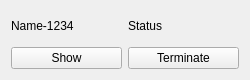
<?xml version="1.0" encoding="UTF-8"?>
<ui version="4.0">
 <class>Process</class>
 <widget class="QWidget" name="Process">
  <property name="geometry">
   <rect>
    <x>0</x>
    <y>0</y>
    <width>250</width>
    <height>80</height>
   </rect>
  </property>
  <property name="sizePolicy">
   <sizepolicy hsizetype="Fixed" vsizetype="Fixed">
    <horstretch>0</horstretch>
    <verstretch>0</verstretch>
   </sizepolicy>
  </property>
  <property name="palette">
   <palette>
    <active>
     <colorrole role="Window">
      <brush brushstyle="SolidPattern">
       <color alpha="255">
        <red>69</red>
        <green>239</green>
        <blue>22</blue>
       </color>
      </brush>
     </colorrole>
    </active>
    <inactive>
     <colorrole role="Window">
      <brush brushstyle="SolidPattern">
       <color alpha="255">
        <red>239</red>
        <green>239</green>
        <blue>239</blue>
       </color>
      </brush>
     </colorrole>
    </inactive>
    <disabled>
     <colorrole role="Window">
      <brush brushstyle="SolidPattern">
       <color alpha="255">
        <red>69</red>
        <green>239</green>
        <blue>22</blue>
       </color>
      </brush>
     </colorrole>
    </disabled>
   </palette>
  </property>
  <property name="windowTitle">
   <string>Form</string>
  </property>
  <layout class="QGridLayout" name="gridLayout">
   <item row="1" column="0">
    <widget class="QPushButton" name="show_button">
     <property name="text">
      <string>Show</string>
     </property>
    </widget>
   </item>
   <item row="1" column="1">
    <widget class="QPushButton" name="terminate_button">
     <property name="text">
      <string>Terminate</string>
     </property>
    </widget>
   </item>
   <item row="0" column="0">
    <widget class="QLabel" name="name">
     <property name="text">
      <string>Name-1234</string>
     </property>
    </widget>
   </item>
   <item row="0" column="1">
    <widget class="QLabel" name="status">
     <property name="text">
      <string>Status</string>
     </property>
    </widget>
   </item>
  </layout>
 </widget>
 <resources/>
 <connections/>
</ui>
